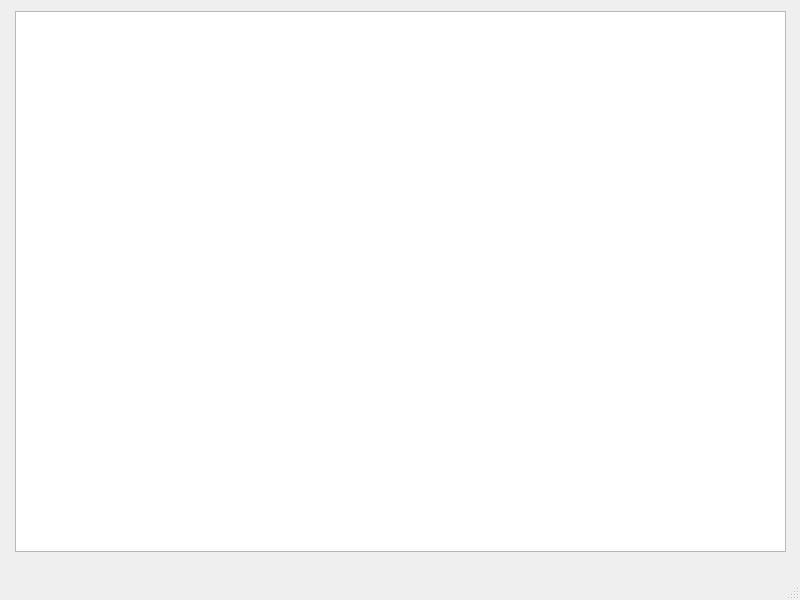
<?xml version="1.0" encoding="UTF-8"?>
<ui version="4.0">
 <class>MainWindow</class>
 <widget class="QMainWindow" name="MainWindow">
  <property name="geometry">
   <rect>
    <x>0</x>
    <y>0</y>
    <width>800</width>
    <height>600</height>
   </rect>
  </property>
  <property name="windowTitle">
   <string>MainWindow</string>
  </property>
  <widget class="QWidget" name="centralwidget">
   <widget class="QGraphicsView" name="graphicsView">
    <property name="geometry">
     <rect>
      <x>15</x>
      <y>11</y>
      <width>771</width>
      <height>541</height>
     </rect>
    </property>
   </widget>
  </widget>
  <widget class="QMenuBar" name="menubar">
   <property name="geometry">
    <rect>
     <x>0</x>
     <y>0</y>
     <width>800</width>
     <height>21</height>
    </rect>
   </property>
  </widget>
  <widget class="QStatusBar" name="statusbar"/>
 </widget>
 <resources/>
 <connections/>
</ui>
